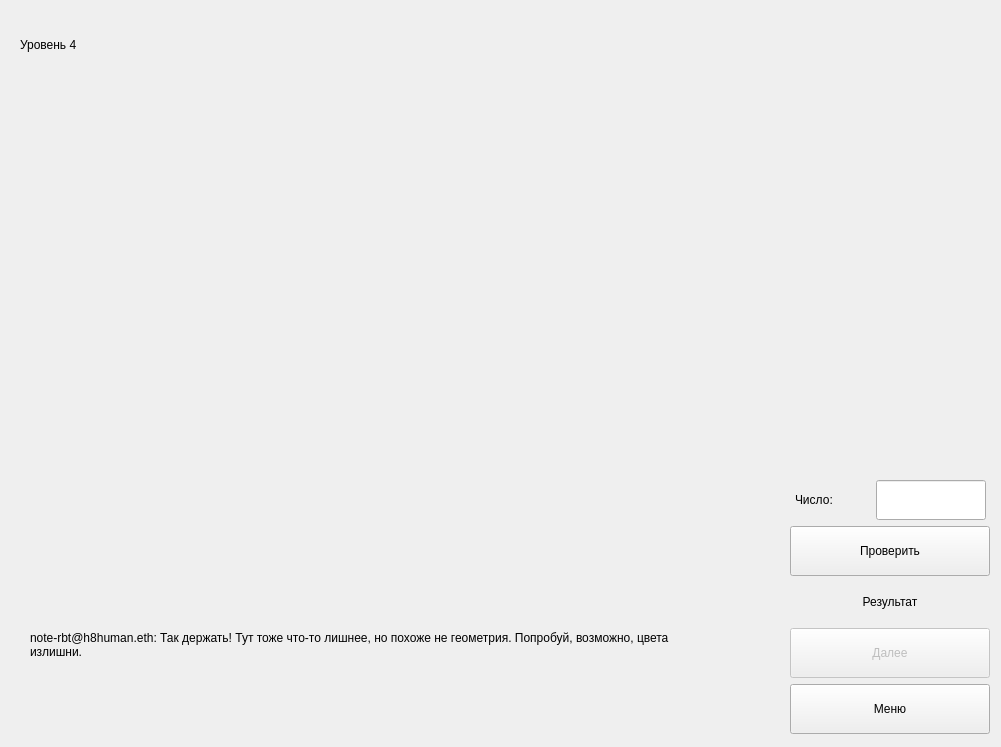
      <widget class="QWidget" name="lvl_4_page">
       <widget class="QLabel" name="img_lvl_4_lbl">
        <property name="geometry">
         <rect>
          <x>30</x>
          <y>70</y>
          <width>640</width>
          <height>480</height>
         </rect>
        </property>
        <property name="minimumSize">
         <size>
          <width>640</width>
          <height>480</height>
         </size>
        </property>
        <property name="maximumSize">
         <size>
          <width>640</width>
          <height>480</height>
         </size>
        </property>
        <property name="text">
         <string/>
        </property>
        <property name="pixmap">
         <pixmap>../build-shtjp-Desktop_Qt_5_12_12_MinGW_32_bit-Debug/debug/img/img_tst.jpg</pixmap>
        </property>
       </widget>
       <widget class="QLabel" name="lvl_4_name_lbl">
        <property name="geometry">
         <rect>
          <x>20</x>
          <y>30</y>
          <width>120</width>
          <height>30</height>
         </rect>
        </property>
        <property name="text">
         <string>Уровень 4</string>
        </property>
       </widget>
       <widget class="QWidget" name="layoutWidget_4">
        <property name="geometry">
         <rect>
          <x>790</x>
          <y>480</y>
          <width>202</width>
          <height>258</height>
         </rect>
        </property>
        <layout class="QVBoxLayout" name="verticalLayout_13">
         <item>
          <layout class="QHBoxLayout" name="horizontalLayout_8">
           <item>
            <widget class="QLabel" name="number_lvl_4_lbl">
             <property name="minimumSize">
              <size>
               <width>70</width>
               <height>40</height>
              </size>
             </property>
             <property name="maximumSize">
              <size>
               <width>70</width>
               <height>40</height>
              </size>
             </property>
             <property name="text">
              <string>Число:</string>
             </property>
            </widget>
           </item>
           <item>
            <widget class="QLineEdit" name="lvl_4_le">
             <property name="minimumSize">
              <size>
               <width>110</width>
               <height>40</height>
              </size>
             </property>
             <property name="maximumSize">
              <size>
               <width>110</width>
               <height>40</height>
              </size>
             </property>
            </widget>
           </item>
          </layout>
         </item>
         <item>
          <widget class="QPushButton" name="check_lvl_4_pb">
           <property name="minimumSize">
            <size>
             <width>200</width>
             <height>50</height>
            </size>
           </property>
           <property name="maximumSize">
            <size>
             <width>200</width>
             <height>50</height>
            </size>
           </property>
           <property name="text">
            <string>Проверить</string>
           </property>
          </widget>
         </item>
         <item>
          <widget class="QLabel" name="result_lvl_4_lbl">
           <property name="minimumSize">
            <size>
             <width>200</width>
             <height>40</height>
            </size>
           </property>
           <property name="maximumSize">
            <size>
             <width>200</width>
             <height>40</height>
            </size>
           </property>
           <property name="text">
            <string>Результат</string>
           </property>
           <property name="alignment">
            <set>Qt::AlignCenter</set>
           </property>
          </widget>
         </item>
         <item>
          <widget class="QPushButton" name="next_lvl_4_pb">
           <property name="enabled">
            <bool>false</bool>
           </property>
           <property name="minimumSize">
            <size>
             <width>200</width>
             <height>50</height>
            </size>
           </property>
           <property name="maximumSize">
            <size>
             <width>200</width>
             <height>50</height>
            </size>
           </property>
           <property name="text">
            <string>Далее</string>
           </property>
          </widget>
         </item>
         <item>
          <widget class="QPushButton" name="menu_lvl_4_pb">
           <property name="minimumSize">
            <size>
             <width>200</width>
             <height>50</height>
            </size>
           </property>
           <property name="maximumSize">
            <size>
             <width>200</width>
             <height>50</height>
            </size>
           </property>
           <property name="text">
            <string>Меню</string>
           </property>
          </widget>
         </item>
        </layout>
       </widget>
       <widget class="QLabel" name="text_lvl_4_lbl">
        <property name="geometry">
         <rect>
          <x>30</x>
          <y>570</y>
          <width>640</width>
          <height>150</height>
         </rect>
        </property>
        <property name="text">
         <string>note-rbt@h8human.eth: Так держать! Тут тоже что-то лишнее, но похоже не геометрия. Попробуй, возможно, цвета излишни.</string>
        </property>
        <property name="wordWrap">
         <bool>true</bool>
        </property>
       </widget>
      </widget>
